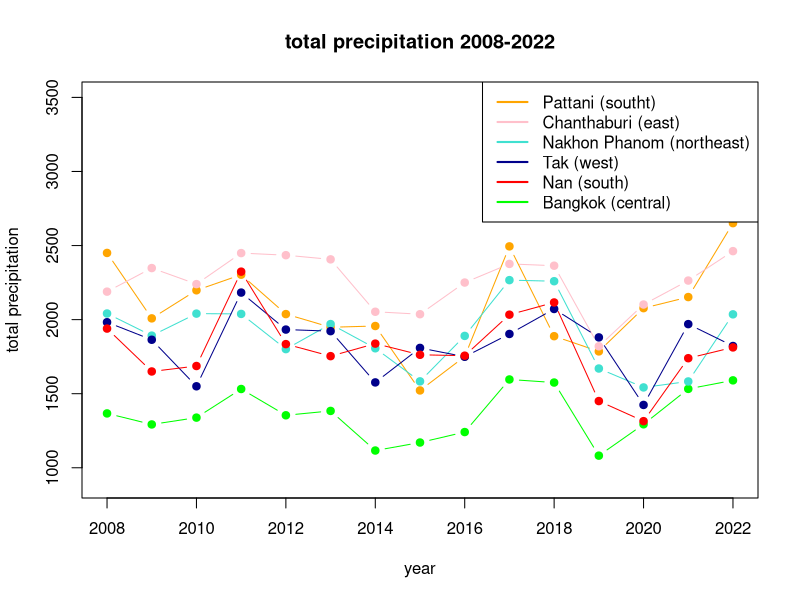
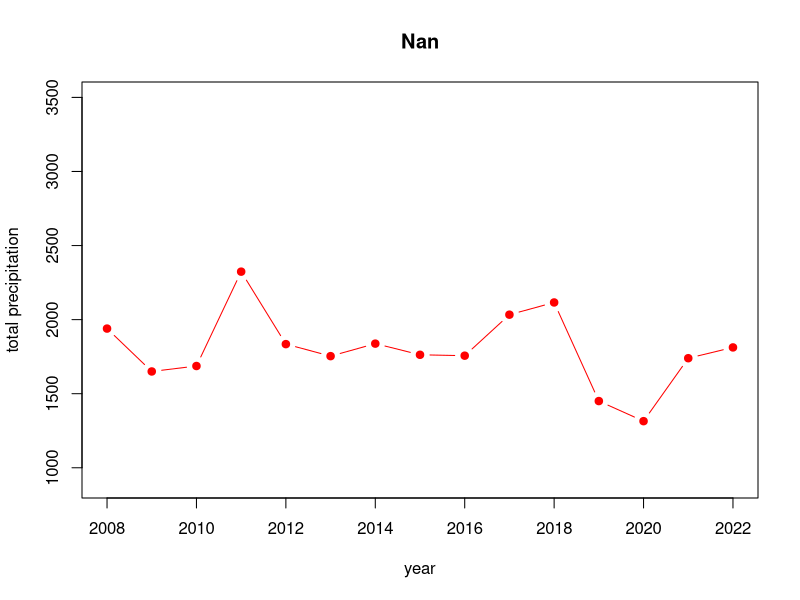
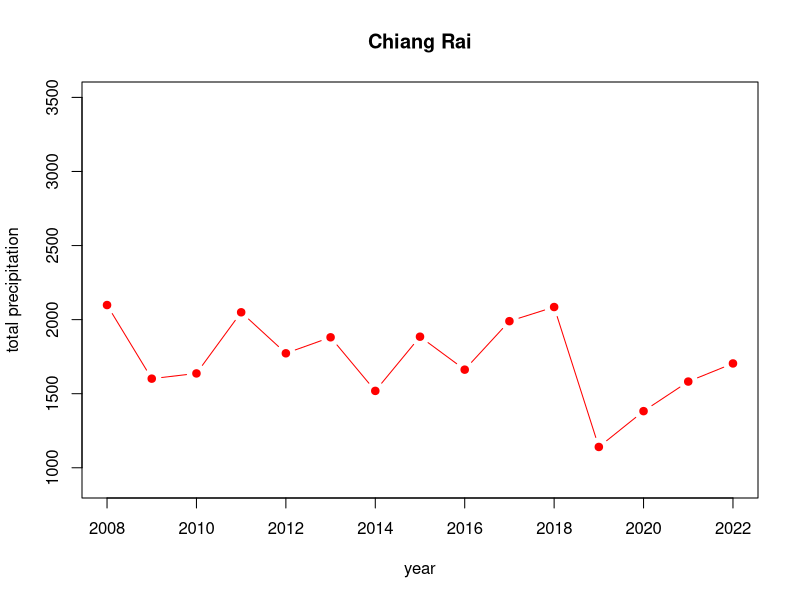
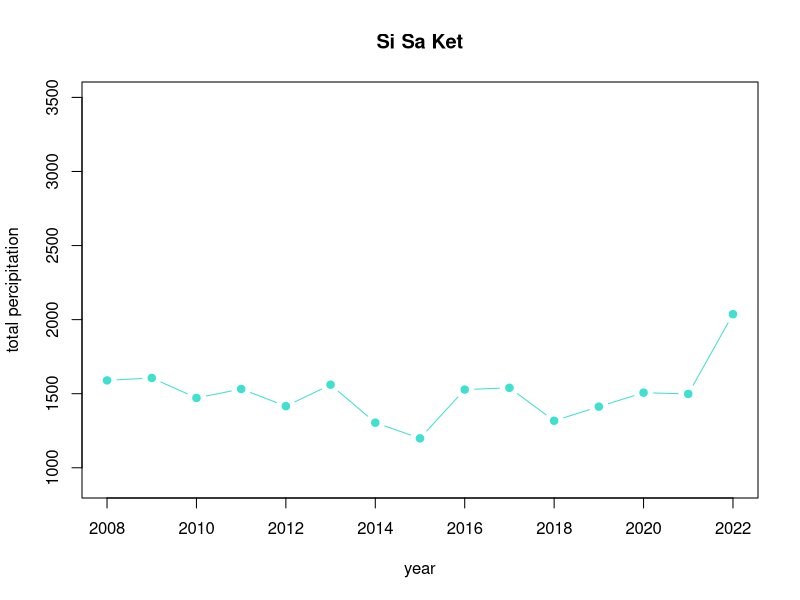
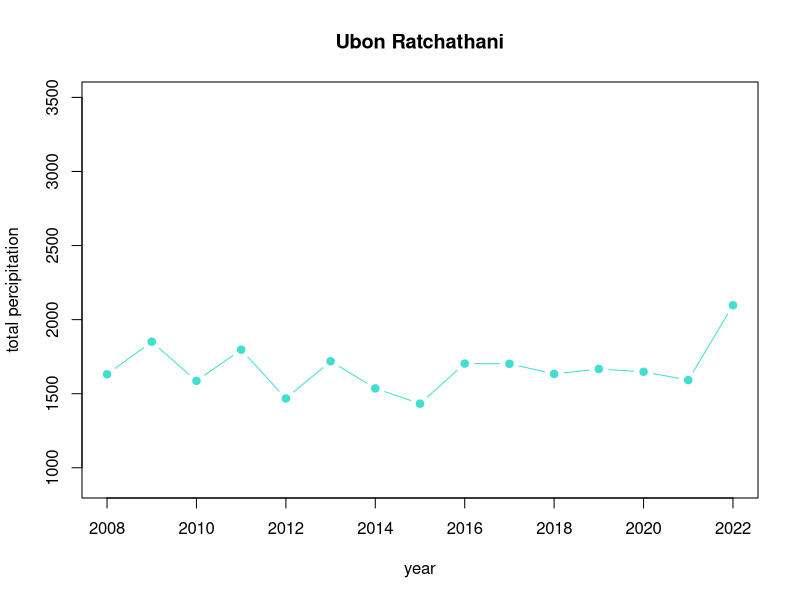
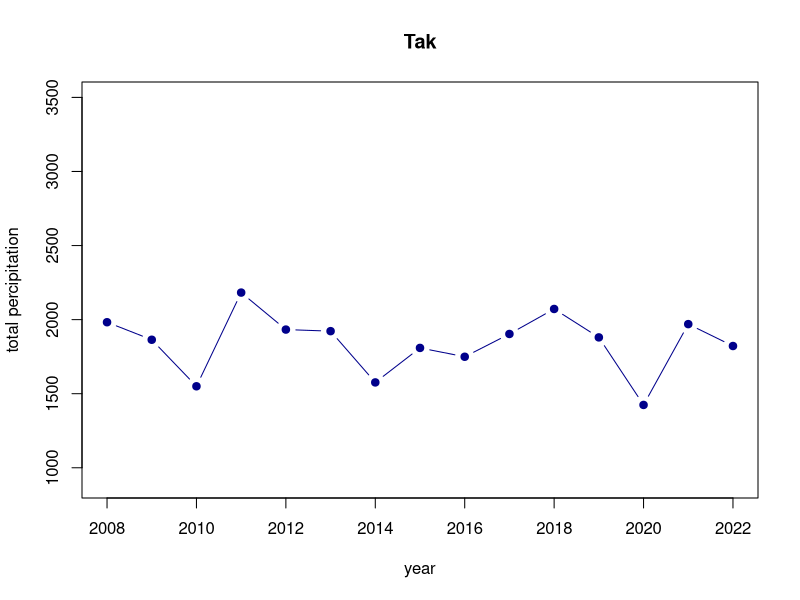
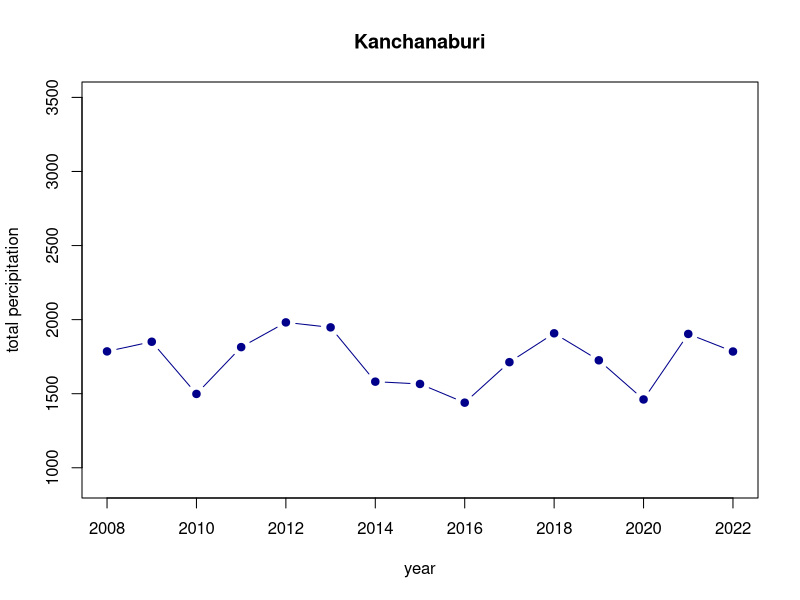
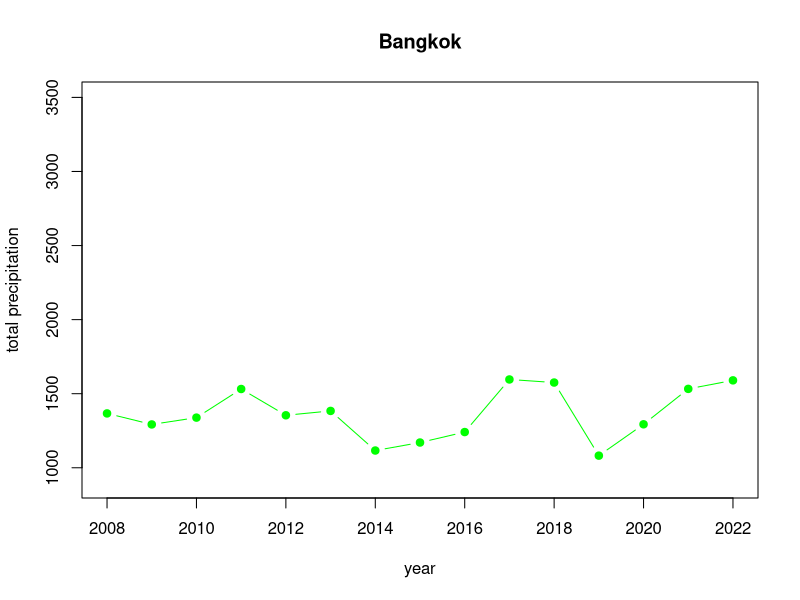

The R source for these figures, in order:
## ---- chunk 1
install.packages("readxl")
library(readxl)
## ---- chunk 2
daymin <- read_excel("Thailand.xlsx",sheet = "era5_t2m_daymin_annual_Thailand")
daymin
## ---- chunk 3
daymax <- read_excel("Thailand.xlsx",sheet = "era5_t2m_daymax_annual_Thailand")
daymax
## ---- chunk 4
tp <- read_excel("Thailand.xlsx",sheet = "era5_tp(mm)_annual_Thailand")
tp
## ---- chunk 5
Gideon <- read_excel("Dengue_Data.xlsx",sheet = "Gideon")
Gideon
## ---- chunk 6
tp_sorted = tp[order(tp$`2022`, decreasing = TRUE), ]
tp_sorted
## ---- chunk 7
#sub districts with Highest Precipitation
tp_highest = head(tp_sorted)
tp_highest_list = tp_highest$ADM1_EN
tp_highest_list
## ---- chunk 8
#sub districts with Lowest Precipitation
tp_lowest = tail(tp_sorted) 
tp_lowest_list = tp_lowest$ADM1_EN
tp_lowest_list
## ---- chunk 9
daymax_sorted = daymax[order(daymax$`2022`, decreasing = TRUE), ]
daymax_sorted
## ---- chunk 10
#sub districts with Highest max Temperature
daymax_highest = head(daymax_sorted)
daymax_highest_list = daymax_highest$ADM1_EN
daymax_highest_list
## ---- chunk 11
#sub districts with Lowest max temperature
daymax_lowest = tail(daymax_sorted) 
daymax_lowest_list = daymax_lowest$ADM1_EN
daymax_lowest_list
## ---- chunk 12
daymin_sorted = daymin[order(daymin$`2022`, decreasing = TRUE), ]
daymin_sorted
## ---- chunk 13
#sub districts with Highest min temperature
daymin_highest = head(daymin_sorted)
daymin_highest_list = daymin_highest$ADM1_EN
daymin_highest_list
daymin_highest

## ---- chunk 14
#sub districts with Lowest min temperature
daymin_lowest = tail(daymin_sorted) 
daymin_lowest_list = daymin_lowest$ADM1_EN
daymin_lowest_list
## ---- chunk 15
temp_highest = unique(c(daymax_highest_list, daymin_highest_list))
temp_highest
## ---- chunk 16
temp_lowest = unique(c(daymax_lowest_list, daymin_lowest_list))
temp_lowest
## ---- chunk 17
temp_highest
## ---- chunk 18
temp_lowest
## ---- chunk 19
tp_highest_list
## ---- chunk 20
tp_lowest_list
## ---- chunk 21
province_names = daymax[,2]
province_names
## ---- chunk 22
#Mean over years 2008-2022 per province
tp_mean = apply(tp[,5:19], 1, mean)
tp_province_mean = cbind(province_names, tp_mean)
tp_province_mean

#Mean Min and Max Temperature per province
daymin_mean = apply(daymin[,5:19], 1, mean)
daymax_mean = apply(daymax[,5:19], 1, mean)

#Creation of a new dataframe with daymin and daymay per province
daymin_province_mean = cbind(daymin_mean, daymax_mean)
Temp_min_max = cbind(province_names, daymin_province_mean) 
Temp_min_max
## ---- chunk 23
meantemp = apply(Temp_min_max[,2:3], 1, mean)
temp_mean =  cbind(province_names, meantemp)
temp_mean
## ---- chunk 24
highest_meantemp = temp_mean[head(order(temp_mean[,2], decreasing = TRUE)),]
highest_meantemp
highest_meantemp_provinces = highest_meantemp[,1]
highest_meantemp_provinces
## ---- chunk 25
lowest_meantemp = temp_mean[tail(order(temp_mean[,2], decreasing = TRUE)),]
lowest_meantemp
lowest_meantemp_provinces = lowest_meantemp[,1]
lowest_meantemp_provinces
## ---- chunk 26
#mean of each province over all years
mean_tp = apply(tp[,5:19], 1, mean)
#add name of the provinces to the data frame
mean_tp = cbind(province_names, mean_tp)
colnames(mean_tp) = c("AMD1_EN", "meantp")
## ---- chunk 27
#sort the provinces by mean total precipitation
mean_tp[order(mean_tp[,2], decreasing = TRUE),]

#Show 6 provinces each with highest and lowest total precipitation 
highest_meantp = head(mean_tp[order(mean_tp[,2], decreasing = TRUE),])
lowest_meantp  = head(mean_tp[order(mean_tp[,2], decreasing = FALSE),])

#show the provinces together with their mean total precipitation
highest_meantp
lowest_meantp
## ---- chunk 28
provinces_north = list("Chiang Mai", "Chiang Rai", "Lampang", "Lamphun", "Mae Hong Son", "Nan", "Phayao", "Phrae", "Uttaradit")

provinces_northeastern = list("Amnat Charoen", "Bueng Kan", "Buri Ram", "Chaiyaphum", "Kalasin", "Khon Kaen", "Loei", "Maha Sarakham", "Mukdahan", "Nakhon Phanom", "Nakhon Ratchasima", "Nong Bua Lam Phu", "Nong Khai", "Roi Et", "Sakon Nakhon", "Si Sa Ket", "Surin", "Ubon Ratchathani", "Udon Thani", "Yasothon")

provinces_south = list("Chumphon", "Krabi", "Nakhon Si Thammarat", "Narathiwat", "Pattani", "Phangnga", "Phatthalung", "Phuket", "Ranong", "Satun", "Songkhla", "Surat Thani", "Trang", "Yala")

provinces_central = list("Ang Thong", "Chachoengsao", "Chai Nat", "Chanthaburi", "Chon Buri", "Kamphaeng Phet", "Kanchanaburi", "Lop Buri", "Nakhon Nayok", "Nakhon Pathom", "Nakhon Sawan", "Nonthaburi", "Pathum Thani", "Phetchabun", "Phetchaburi", "Phichit", "Phitsanulok", "Phra Nakhon Si Ayutthaya", "Prachin Buri", "Prachuap Khiri Khan", "Ratchaburi", "Rayong", "Sa Keao", "Samut Prakan", "Samut Sakhon", "Samut Songkhram", "Saraburi", "Sing Buri", "Sukhothai", "Suphan Buri", "Tak", "Trat", "Uthai Thani")
## ---- chunk 29
#provinces in North Thailand
lowest_meantemp_provinces[which(lowest_meantemp_provinces %in% provinces_north)]

#provinces in Northeastern Thailand
lowest_meantemp_provinces[which(lowest_meantemp_provinces %in% provinces_northeastern)]

#provinces in Central Thailand
lowest_meantemp_provinces[which(lowest_meantemp_provinces%in% provinces_central)]

#provinces in South Thailand
lowest_meantemp_provinces[which(lowest_meantemp_provinces %in% provinces_south)]
## ---- chunk 30
#provinces in North Thailand
highest_meantemp_provinces[which(highest_meantemp_provinces %in% provinces_north)]

#provinces in Northeastern Thailand
highest_meantemp_provinces[which(highest_meantemp_provinces %in% provinces_northeastern)]

#provinces in Central Thailand
highest_meantemp_provinces[which(highest_meantemp_provinces%in% provinces_central)]

#provinces in South Thailand
highest_meantemp_provinces[which(highest_meantemp_provinces %in% provinces_south)]
## ---- chunk 31
#provinces in North Thailand
temp_highest[which(temp_highest %in% provinces_north)]

#provinces in Northeastern Thailand
temp_highest[which(temp_highest %in% provinces_northeastern)]

#provinces in Central Thailand
temp_highest[which(temp_highest %in% provinces_central)]

#provinces in South Thailand
temp_highest[which(temp_highest %in% provinces_south)]
## ---- chunk 32
#provinces in North Thailand
temp_lowest[which(temp_lowest %in% provinces_north)]

#provinces in Northeastern Thailand
temp_lowest[which(temp_lowest %in% provinces_northeastern)]

#provinces in Central Thailand
temp_lowest[which(temp_lowest %in% provinces_central)]

#provinces in South Thailand
temp_lowest[which(temp_lowest %in% provinces_south)]
## ---- chunk 33
#provinces in North Thailand
tp_highest_list[which(tp_highest_list %in% provinces_north)]

#provinces in Northeastern Thailand
tp_highest_list[which(tp_highest_list %in% provinces_northeastern)]

#provinces in Central Thailand
tp_highest_list[which(tp_highest_list %in% provinces_central)]

#provinces in South Thailand
tp_highest_list[which(tp_highest_list %in% provinces_south)]
## ---- chunk 34
#provinces in North Thailand
tp_lowest_list[which(tp_lowest_list %in% provinces_north)]

#provinces in Northeastern Thailand
tp_lowest_list[which(tp_lowest_list %in% provinces_northeastern)]

#provinces in Central Thailand
tp_lowest_list[which(tp_lowest_list %in% provinces_central)]

#provinces in South Thailand
tp_lowest_list[which(tp_lowest_list %in% provinces_south)]
## ---- chunk 35
plot(x = colnames(tp[,5:19]), y = tp[1,5:19], type = "b", pch = 19, col = "green", xlab = "year", ylab = "total precipitation", main = "total precipitation 2008-2022", ylim = c(900,3500)); lines(colnames(tp[,5:19]), tp[75,5:19], type = "b", pch = 19, col = "orange"); lines(colnames(tp[,5:19]), tp[37,5:19], type = "b", pch = 19, col = "turquoise"); lines(colnames(tp[,5:19]), tp[13,5:19], type = "b", pch = 19, col = "pink"); lines(colnames(tp[,5:19]), tp[51,5:19], type = "b", pch = 19, col = "darkblue"); lines(colnames(tp[,5:19]), tp[44,5:19], type = "b", pch = 19, col = "red"); 

legend(x = "topright",          
       legend = c("Pattani (southt)", "Chanthaburi (east)", "Nakhon Phanom (northeast)", "Tak (west)", "Nan (south)", "Bangkok (central)"),  
       lty = c(1),           
       col = c(col= "orange",col="pink", col="turquoise",col="darkblue",col="red", col="green"),           
       lwd = 2)      
## ---- chunk 36
##total precipitation in different parts of thailands (directions based on "map_provinces")

#north
plot(x = colnames(tp[,5:19]), y = tp[44,5:19], type = "b", pch = 19, col="red", ylim = c(900,3500), xlab = "year", ylab = "total precipitation", main = tp[44,2])
plot(x = colnames(tp[,5:19]), y = tp[46,5:19], type = "b", pch = 19, col="red", ylim = c(900,3500), xlab = "year", ylab = "total precipitation", main = tp[46,2])

#northeast
plot(x = colnames(tp[,5:19]), y = tp[22,5:19], type = "b", pch = 19, col="turquoise", ylim = c(900,3500), xlab = "year", ylab = "total percipitation", main = tp[22,2])
plot(x = colnames(tp[,5:19]), y = tp[23,5:19], type = "b", pch = 19, col="turquoise", ylim = c(900,3500), xlab = "year", ylab = "total percipitation", main = tp[23,2])

#west
plot(x = colnames(tp[,5:19]), y = tp[51,5:19], type = "b", pch = 19, col="darkblue", ylim = c(900,3500), xlab = "year", ylab = "total percipitation", main = tp[51,2])
plot(x = colnames(tp[,5:19]), y = tp[57,5:19], type = "b", pch = 19, col="darkblue", ylim = c(900,3500), xlab = "year", ylab = "total percipitation", main = tp[57,2])


#central
plot(x = colnames(tp[,5:19]), y = tp[1,5:19], type = "b", pch = 19, col="green", ylim = c(900,3500), xlab = "year", ylab = "total precipitation", main = tp[1,2])
plot(x = colnames(tp[,5:19]), y = tp[2,5:19], type = "b", pch = 19, col="green", ylim = c(900,3500), xlab = "year", ylab = "total precipitation", main = tp[2,2])

#east
plot(x = colnames(tp[,5:19]), y = tp[13,5:19], type = "b", pch = 19, col="pink", ylim = c(900,3500), xlab = "year", ylab = "total precipitation", main = tp[13,2])
plot(x = colnames(tp[,5:19]), y = tp[14,5:19], type = "b", pch = 19, col="pink", ylim = c(900,3500), xlab = "year", ylab = "total precipitation", main = tp[14,2])

#south
plot(x = colnames(tp[,5:19]), y = tp[75,5:19], type = "b", pch = 19, col="orange", ylim = c(900,3500), xlab = "year", ylab = "total precipitation", main = tp[75,2])
plot(x = colnames(tp[,5:19]), y = tp[70,5:19], type = "b", pch = 19, col="orange", ylim = c(900,3500), xlab = "year", ylab = "total precipitation", main = tp[70,2])

## ---- chunk 37
hist(tp$"2008", ylim=c(0,20), breaks=15, main = colnames(tp[,5]), xlab = "total precipitation")
hist(tp$"2009", ylim=c(0,20), breaks=15, main = colnames(tp[,6]), xlab = "total precipitation")
hist(tp$"2010", ylim=c(0,20), breaks=15, main = colnames(tp[,7]), xlab = "total precipitation")
hist(tp$"2011", ylim=c(0,20), breaks=15, main = colnames(tp[,8]), xlab = "total precipitation")
hist(tp$"2012", ylim=c(0,20), breaks=15, main = colnames(tp[,9]), xlab = "total precipitation")
hist(tp$"2013", ylim=c(0,20), breaks=15, main = colnames(tp[,10]), xlab = "total precipitation")
hist(tp$"2014", ylim=c(0,20), breaks=15, main = colnames(tp[,11]), xlab = "total precipitation")
hist(tp$"2015", ylim=c(0,20), breaks=15, main = colnames(tp[,12]), xlab = "total precipitation")
hist(tp$"2016", ylim=c(0,20), breaks=15, main = colnames(tp[,13]), xlab = "total precipitation")
hist(tp$"2017", ylim=c(0,20), breaks=15, main = colnames(tp[,14]), xlab = "total precipitation")
hist(tp$"2018", ylim=c(0,20), breaks=15, main = colnames(tp[,15]), xlab = "total precipitation")
hist(tp$"2019", ylim=c(0,20), breaks=15, main = colnames(tp[,16]), xlab = "total precipitation")
hist(tp$"2020", ylim=c(0,20), breaks=15, main = colnames(tp[,17]), xlab = "total precipitation")
hist(tp$"2021", ylim=c(0,20), breaks=15, main = colnames(tp[,18]), xlab = "total precipitation")
hist(tp$"2022", ylim=c(0,20), breaks=15, main = colnames(tp[,19]), xlab = "total precipitation")
## ---- chunk 38
#load Dengue cases and death
countries_cases = read_excel("Dengue_Data.xlsx", sheet = "Dengue_cases")
countries_death = read_excel("Dengue_Data.xlsx", sheet = "Denge_deaths")


#clean data just for Thailand
cases = countries_cases[,c(1,3)]
death = countries_death[,c(1,3)]


#plot to see cases and death numbers over time
plot(cases, type = "b", pch = 19, main = "Dengue cases Thailand"); plot(death, type = "b", pch = 19, main = "Dengue deaths Thailand") 
